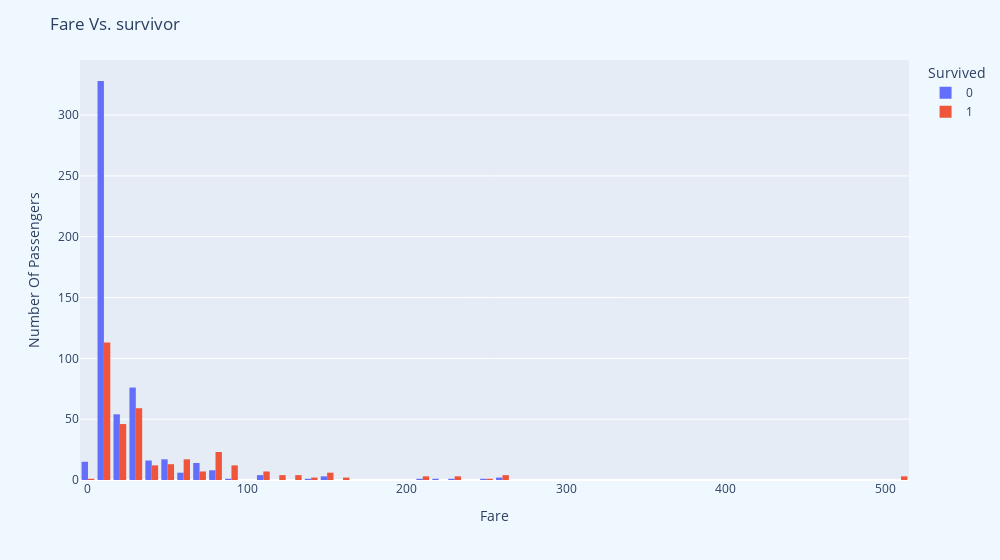

The notebook cell this image was saved under:
### Code cell
fig=px.histogram(train_df,color="Survived",x="Fare",width=1000)
fig.update_layout(barmode='group',bargroupgap=0,paper_bgcolor="aliceblue", yaxis_title="Number Of Passengers" ,title="Fare Vs. survivor")
fig.show()

### Figure 1 — Plotly figure (JSON) as saved in the notebook; plotly's stock layout.template omitted (floating-point values rounded to 4 significant figures; data arrays with more than 128 entries replaced by an {"elided": "..."} marker saying what was removed)
{"data": [{"alignmentgroup": "True", "bingroup": "x", "hovertemplate": "Survived=0<br>Fare=%{x}<br>count=%{y}<extra></extra>", "legendgroup": "0", "marker": {"color": "#636efa", "pattern": {"shape": ""}}, "name": "0", "offsetgroup": "0", "orientation": "v", "showlegend": true, "type": "histogram", "x": {"elided": "549 float values"}, "xaxis": "x", "yaxis": "y"}, {"alignmentgroup": "True", "bingroup": "x", "hovertemplate": "Survived=1<br>Fare=%{x}<br>count=%{y}<extra></extra>", "legendgroup": "1", "marker": {"color": "#EF553B", "pattern": {"shape": ""}}, "name": "1", "offsetgroup": "1", "orientation": "v", "showlegend": true, "type": "histogram", "x": {"elided": "342 float values"}, "xaxis": "x", "yaxis": "y"}], "layout": {"bargroupgap": 0, "barmode": "group", "legend": {"title": {"text": "Survived"}, "tracegroupgap": 0}, "margin": {"t": 60}, "paper_bgcolor": "aliceblue", "title": {"text": "Fare Vs. survivor"}, "width": 1000, "xaxis": {"anchor": "y", "domain": [0, 1], "title": {"text": "Fare"}}, "yaxis": {"anchor": "x", "domain": [0, 1], "title": {"text": "Number Of Passengers"}}}}
